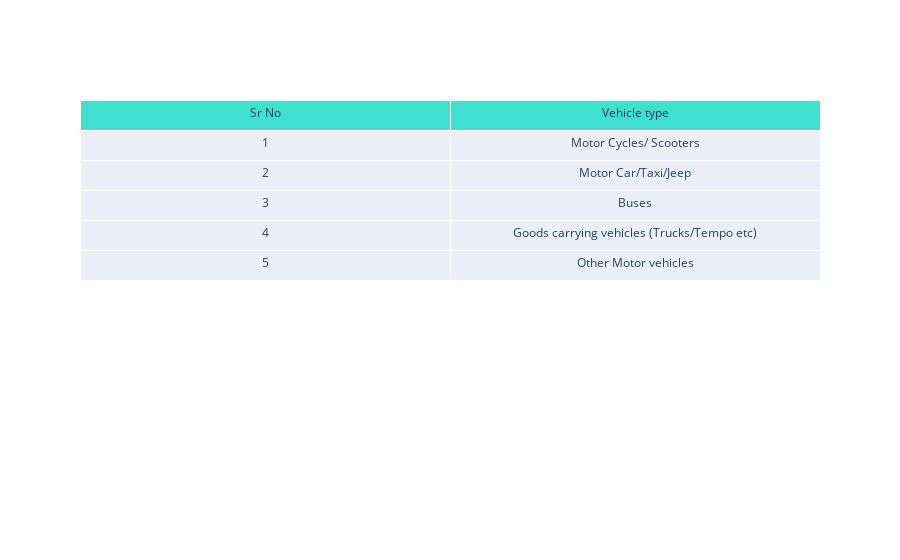

Notebook source saved alongside this figure:
### Code cell
vehicle_list = ['Motor Cycles/ Scooters','Motor Car/Taxi/Jeep','Buses',
               'Goods carrying vehicles (Trucks/Tempo etc)','Other Motor vehicles']

sr_no = [1,2,3,4,5]

fig = go.Figure(data=[go.Table(header=dict(values=['Sr No','Vehicle type'],
                                          fill_color='turquoise',
                                           height=30),
                 cells=dict(values=[sr_no,vehicle_list],
                            height=30))
                     ])
fig.show()

### Figure 1 — Plotly figure (JSON) as saved in the notebook; plotly's stock layout.template omitted (floating-point values rounded to 4 significant figures)
{"data": [{"header": {"height": 30, "values": ["Sr No", "Vehicle type"], "fill": {"color": "turquoise"}}, "cells": {"values": [[1, 2, 3, 4, 5], ["Motor Cycles/ Scooters", "Motor Car/Taxi/Jeep", "Buses", "Goods carrying vehicles (Trucks/Tempo etc)", "Other Motor vehicles"]], "height": 30}, "type": "table"}], "layout": {}}
